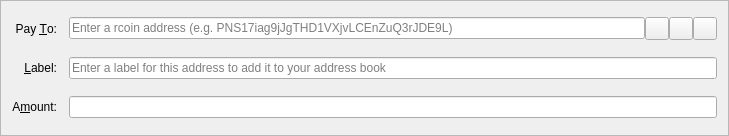
<?xml version="1.0" encoding="UTF-8"?>
<ui version="4.0">
 <class>SendCoinsEntry</class>
 <widget class="QFrame" name="SendCoinsEntry">
  <property name="geometry">
   <rect>
    <x>0</x>
    <y>0</y>
    <width>729</width>
    <height>136</height>
   </rect>
  </property>
  <property name="windowTitle">
   <string>Form</string>
  </property>
  <property name="frameShape">
   <enum>QFrame::StyledPanel</enum>
  </property>
  <property name="frameShadow">
   <enum>QFrame::Sunken</enum>
  </property>
  <layout class="QGridLayout" name="gridLayout">
   <property name="spacing">
    <number>12</number>
   </property>
   <item row="5" column="0">
    <widget class="QLabel" name="label">
     <property name="text">
      <string>A&amp;mount:</string>
     </property>
     <property name="alignment">
      <set>Qt::AlignRight|Qt::AlignTrailing|Qt::AlignVCenter</set>
     </property>
     <property name="buddy">
      <cstring>payAmount</cstring>
     </property>
    </widget>
   </item>
   <item row="3" column="0">
    <widget class="QLabel" name="label_2">
     <property name="text">
      <string>Pay &amp;To:</string>
     </property>
     <property name="alignment">
      <set>Qt::AlignRight|Qt::AlignTrailing|Qt::AlignVCenter</set>
     </property>
     <property name="buddy">
      <cstring>payTo</cstring>
     </property>
    </widget>
   </item>
   <item row="5" column="1">
    <widget class="BitcoinAmountField" name="payAmount"/>
   </item>
   <item row="4" column="1">
    <layout class="QHBoxLayout" name="horizontalLayout_2">
     <property name="spacing">
      <number>0</number>
     </property>
     <item>
      <widget class="QValidatedLineEdit" name="addAsLabel">
       <property name="enabled">
        <bool>true</bool>
       </property>
       <property name="toolTip">
        <string>Enter a label for this address to add it to your address book</string>
       </property>
       <property name="placeholderText">
        <string>Enter a label for this address to add it to your address book</string>
       </property>
      </widget>
     </item>
    </layout>
   </item>
   <item row="4" column="0">
    <widget class="QLabel" name="label_4">
     <property name="text">
      <string>&amp;Label:</string>
     </property>
     <property name="alignment">
      <set>Qt::AlignRight|Qt::AlignTrailing|Qt::AlignVCenter</set>
     </property>
     <property name="buddy">
      <cstring>addAsLabel</cstring>
     </property>
    </widget>
   </item>
   <item row="3" column="1">
    <layout class="QHBoxLayout" name="payToLayout">
     <property name="spacing">
      <number>0</number>
     </property>
     <item>
      <widget class="QValidatedLineEdit" name="payTo">
       <property name="toolTip">
        <string>The address to send the payment to</string>
       </property>
       <property name="maxLength">
        <number>34</number>
       </property>
       <property name="placeholderText">
        <string>Enter a rcoin address (e.g. PNS17iag9jJgTHD1VXjvLCEnZuQ3rJDE9L)</string>
       </property>
      </widget>
     </item>
     <item>
      <widget class="QToolButton" name="addressBookButton">
       <property name="toolTip">
        <string>Choose address from address book</string>
       </property>
       <property name="text">
        <string/>
       </property>
       <property name="icon">
        <iconset resource="../bitcoin.qrc">
         <normaloff>:/icons/address-book</normaloff>:/icons/address-book</iconset>
       </property>
       <property name="shortcut">
        <string>Alt+A</string>
       </property>
      </widget>
     </item>
     <item>
      <widget class="QToolButton" name="pasteButton">
       <property name="toolTip">
        <string>Paste address from clipboard</string>
       </property>
       <property name="text">
        <string/>
       </property>
       <property name="icon">
        <iconset resource="../bitcoin.qrc">
         <normaloff>:/icons/editpaste</normaloff>:/icons/editpaste</iconset>
       </property>
       <property name="shortcut">
        <string>Alt+P</string>
       </property>
      </widget>
     </item>
     <item>
      <widget class="QToolButton" name="deleteButton">
       <property name="toolTip">
        <string>Remove this recipient</string>
       </property>
       <property name="text">
        <string/>
       </property>
       <property name="icon">
        <iconset resource="../bitcoin.qrc">
         <normaloff>:/icons/remove</normaloff>:/icons/remove</iconset>
       </property>
      </widget>
     </item>
    </layout>
   </item>
  </layout>
 </widget>
 <customwidgets>
  <customwidget>
   <class>BitcoinAmountField</class>
   <extends>QLineEdit</extends>
   <header>bitcoinamountfield.h</header>
   <container>1</container>
  </customwidget>
  <customwidget>
   <class>QValidatedLineEdit</class>
   <extends>QLineEdit</extends>
   <header>qvalidatedlineedit.h</header>
  </customwidget>
 </customwidgets>
 <resources>
  <include location="../bitcoin.qrc"/>
 </resources>
 <connections/>
</ui>
